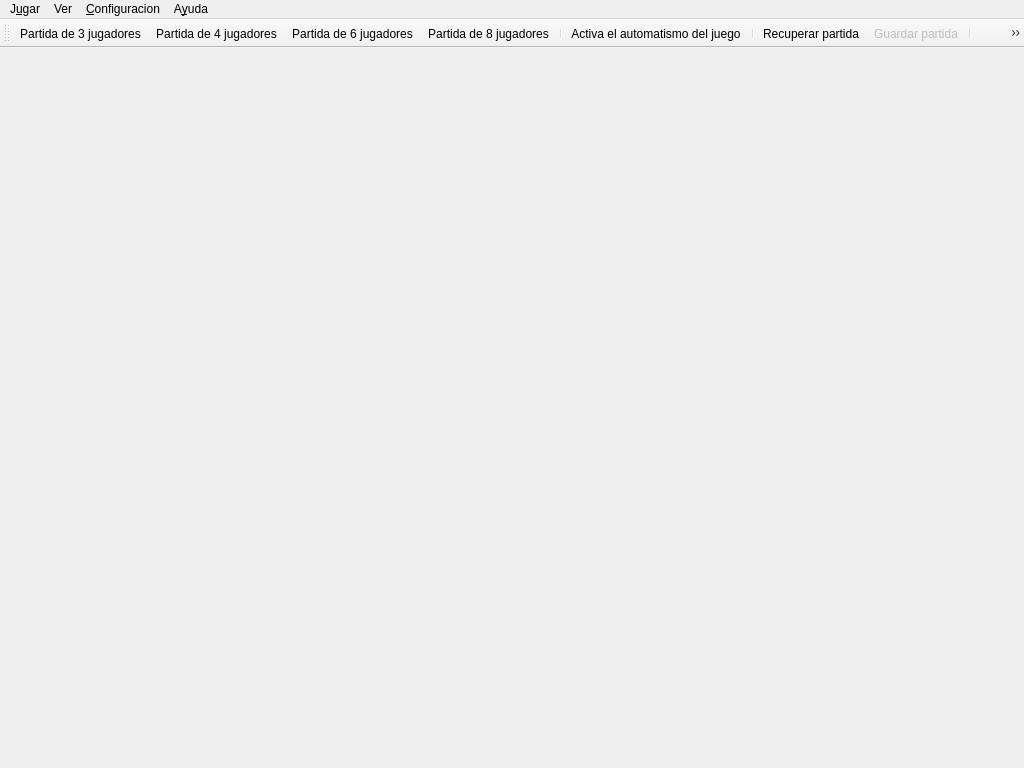
<?xml version="1.0" encoding="UTF-8"?>
<ui version="4.0">
 <author>Mariano Muñoz</author>
 <class>frmMain</class>
 <widget class="QMainWindow" name="frmMain">
  <property name="windowModality">
   <enum>Qt::ApplicationModal</enum>
  </property>
  <property name="geometry">
   <rect>
    <x>0</x>
    <y>0</y>
    <width>1024</width>
    <height>768</height>
   </rect>
  </property>
  <property name="cursor">
   <cursorShape>PointingHandCursor</cursorShape>
  </property>
  <property name="windowIcon">
   <iconset resource="../images/glparchis.qrc">
    <normaloff>:/glparchis/ficharoja.png</normaloff>:/glparchis/ficharoja.png</iconset>
  </property>
  <property name="toolButtonStyle">
   <enum>Qt::ToolButtonIconOnly</enum>
  </property>
  <widget class="QWidget" name="wdg">
   <layout class="QHBoxLayout" name="horizontalLayout">
    <item>
     <layout class="QVBoxLayout" name="layout"/>
    </item>
   </layout>
  </widget>
  <widget class="QMenuBar" name="menuBar">
   <property name="geometry">
    <rect>
     <x>0</x>
     <y>0</y>
     <width>1024</width>
     <height>30</height>
    </rect>
   </property>
   <widget class="QMenu" name="menuAyuda">
    <property name="title">
     <string>A&amp;yuda</string>
    </property>
    <addaction name="actionHelp"/>
    <addaction name="separator"/>
    <addaction name="actionMundialStatistics"/>
    <addaction name="separator"/>
    <addaction name="actionUpdates"/>
    <addaction name="separator"/>
    <addaction name="actionReportBug"/>
    <addaction name="separator"/>
    <addaction name="actionAcercaDe"/>
   </widget>
   <widget class="QMenu" name="menuJugar">
    <property name="title">
     <string>J&amp;ugar</string>
    </property>
    <addaction name="actionPartidaNueva4"/>
    <addaction name="actionPartidaNueva6"/>
    <addaction name="actionPartidaNueva8"/>
    <addaction name="separator"/>
    <addaction name="actionAutomatism"/>
    <addaction name="separator"/>
    <addaction name="actionRecuperarPartida"/>
    <addaction name="actionGuardarPartida"/>
    <addaction name="separator"/>
    <addaction name="actionSalir"/>
   </widget>
   <widget class="QMenu" name="menuConfiguraci_n">
    <property name="title">
     <string>&amp;Configuracion</string>
    </property>
    <addaction name="actionSound"/>
    <addaction name="separator"/>
    <addaction name="separator"/>
    <addaction name="actionSettings"/>
   </widget>
   <widget class="QMenu" name="menuVer">
    <property name="title">
     <string>Ver</string>
    </property>
    <addaction name="actionAcercarTablero"/>
    <addaction name="actionAlejarTablero"/>
    <addaction name="separator"/>
    <addaction name="actionLeftPanel"/>
    <addaction name="separator"/>
    <addaction name="actionFullScreen"/>
   </widget>
   <addaction name="menuJugar"/>
   <addaction name="menuVer"/>
   <addaction name="menuConfiguraci_n"/>
   <addaction name="menuAyuda"/>
  </widget>
  <widget class="QToolBar" name="toolBar">
   <property name="windowTitle">
    <string>toolBar</string>
   </property>
   <property name="iconSize">
    <size>
     <width>24</width>
     <height>24</height>
    </size>
   </property>
   <property name="toolButtonStyle">
    <enum>Qt::ToolButtonIconOnly</enum>
   </property>
   <attribute name="toolBarArea">
    <enum>TopToolBarArea</enum>
   </attribute>
   <attribute name="toolBarBreak">
    <bool>false</bool>
   </attribute>
   <addaction name="actionPartidaNueva3"/>
   <addaction name="actionPartidaNueva4"/>
   <addaction name="actionPartidaNueva6"/>
   <addaction name="actionPartidaNueva8"/>
   <addaction name="separator"/>
   <addaction name="actionAutomatism"/>
   <addaction name="separator"/>
   <addaction name="actionRecuperarPartida"/>
   <addaction name="actionGuardarPartida"/>
   <addaction name="separator"/>
   <addaction name="actionSound"/>
   <addaction name="actionAcercarTablero"/>
   <addaction name="actionAlejarTablero"/>
   <addaction name="actionLeftPanel"/>
   <addaction name="actionFullScreen"/>
   <addaction name="separator"/>
   <addaction name="actionSettings"/>
   <addaction name="separator"/>
   <addaction name="actionMundialStatistics"/>
   <addaction name="actionAcercaDe"/>
   <addaction name="separator"/>
   <addaction name="actionSalir"/>
  </widget>
  <action name="actionSalir">
   <property name="icon">
    <iconset resource="../images/glparchis.qrc">
     <normaloff>:/glparchis/exit.png</normaloff>:/glparchis/exit.png</iconset>
   </property>
   <property name="text">
    <string>S&amp;alir</string>
   </property>
   <property name="shortcut">
    <string>Esc</string>
   </property>
  </action>
  <action name="actionAcercaDe">
   <property name="icon">
    <iconset resource="../images/glparchis.qrc">
     <normaloff>:/glparchis/ficharoja.png</normaloff>:/glparchis/ficharoja.png</iconset>
   </property>
   <property name="text">
    <string>Acerca &amp;de</string>
   </property>
  </action>
  <action name="actionRecuperarPartida">
   <property name="icon">
    <iconset resource="../images/glparchis.qrc">
     <normaloff>:/glparchis/open.png</normaloff>:/glparchis/open.png</iconset>
   </property>
   <property name="text">
    <string>&amp;Recuperar partida</string>
   </property>
  </action>
  <action name="actionGuardarPartida">
   <property name="enabled">
    <bool>false</bool>
   </property>
   <property name="icon">
    <iconset resource="../images/glparchis.qrc">
     <normaloff>:/glparchis/save.png</normaloff>:/glparchis/save.png</iconset>
   </property>
   <property name="text">
    <string>&amp;Guardar partida</string>
   </property>
  </action>
  <action name="actionPartidaNueva4">
   <property name="icon">
    <iconset resource="../images/glparchis.qrc">
     <normaloff>:/glparchis/game4.png</normaloff>:/glparchis/game4.png</iconset>
   </property>
   <property name="text">
    <string>Partida de &amp;4 jugadores</string>
   </property>
   <property name="toolTip">
    <string>Partida de 4 jugadores</string>
   </property>
   <property name="shortcut">
    <string>Ctrl+4</string>
   </property>
  </action>
  <action name="actionSettings">
   <property name="icon">
    <iconset resource="../images/glparchis.qrc">
     <normaloff>:/glparchis/configure.png</normaloff>:/glparchis/configure.png</iconset>
   </property>
   <property name="text">
    <string>&amp;Preferencias</string>
   </property>
  </action>
  <action name="actionHelp">
   <property name="icon">
    <iconset resource="../images/glparchis.qrc">
     <normaloff>:/glparchis/help.png</normaloff>:/glparchis/help.png</iconset>
   </property>
   <property name="text">
    <string>&amp;Ayuda del juego</string>
   </property>
   <property name="toolTip">
    <string>Muestra la ayuda del juego</string>
   </property>
   <property name="shortcut">
    <string>F1</string>
   </property>
  </action>
  <action name="actionUpdates">
   <property name="icon">
    <iconset resource="../images/glparchis.qrc">
     <normaloff>:/glparchis/update.png</normaloff>:/glparchis/update.png</iconset>
   </property>
   <property name="text">
    <string>&amp;Buscar actualizaciones</string>
   </property>
   <property name="toolTip">
    <string>Busca actualizaciones en Internet</string>
   </property>
  </action>
  <action name="actionSound">
   <property name="icon">
    <iconset resource="../images/glparchis.qrc">
     <normaloff>:/glparchis/sound.png</normaloff>:/glparchis/sound.png</iconset>
   </property>
   <property name="text">
    <string>&amp;Sonido encendido</string>
   </property>
   <property name="toolTip">
    <string>Enciende o apaga el sonido</string>
   </property>
   <property name="shortcut">
    <string>F5</string>
   </property>
  </action>
  <action name="actionPartidaNueva6">
   <property name="icon">
    <iconset resource="../images/glparchis.qrc">
     <normaloff>:/glparchis/game6.png</normaloff>:/glparchis/game6.png</iconset>
   </property>
   <property name="text">
    <string>Partida de &amp;6 jugadores</string>
   </property>
   <property name="toolTip">
    <string>Partida de 6 jugadores</string>
   </property>
   <property name="shortcut">
    <string>Ctrl+6</string>
   </property>
  </action>
  <action name="actionPartidaNueva8">
   <property name="icon">
    <iconset resource="../images/glparchis.qrc">
     <normaloff>:/glparchis/game8.png</normaloff>:/glparchis/game8.png</iconset>
   </property>
   <property name="text">
    <string>Partida de &amp;8 jugadores</string>
   </property>
   <property name="toolTip">
    <string>Partida de 8 jugadores</string>
   </property>
   <property name="shortcut">
    <string>Ctrl+8</string>
   </property>
  </action>
  <action name="actionFullScreen">
   <property name="checkable">
    <bool>true</bool>
   </property>
   <property name="icon">
    <iconset resource="../images/glparchis.qrc">
     <normaloff>:/glparchis/fullscreen.png</normaloff>:/glparchis/fullscreen.png</iconset>
   </property>
   <property name="text">
    <string>&amp;Cambiar al modo de pantalla completa</string>
   </property>
   <property name="toolTip">
    <string>Cambiar al modo de pantalla completa</string>
   </property>
   <property name="shortcut">
    <string>F11</string>
   </property>
  </action>
  <action name="actionMundialStatistics">
   <property name="icon">
    <iconset resource="../images/glparchis.qrc">
     <normaloff>:/glparchis/statistics.png</normaloff>:/glparchis/statistics.png</iconset>
   </property>
   <property name="text">
    <string>&amp;Estadisticas mundiales</string>
   </property>
   <property name="toolTip">
    <string>Estadisticas mundiales</string>
   </property>
  </action>
  <action name="actionAcercarTablero">
   <property name="enabled">
    <bool>false</bool>
   </property>
   <property name="icon">
    <iconset resource="../images/glparchis.qrc">
     <normaloff>:/glparchis/zoom-in.png</normaloff>:/glparchis/zoom-in.png</iconset>
   </property>
   <property name="text">
    <string>&amp;Acercar tablero</string>
   </property>
   <property name="toolTip">
    <string>Acercar tablero</string>
   </property>
   <property name="shortcut">
    <string>+</string>
   </property>
  </action>
  <action name="actionAlejarTablero">
   <property name="enabled">
    <bool>false</bool>
   </property>
   <property name="icon">
    <iconset resource="../images/glparchis.qrc">
     <normaloff>:/glparchis/zoom-out.png</normaloff>:/glparchis/zoom-out.png</iconset>
   </property>
   <property name="text">
    <string>A&amp;lejar tablero</string>
   </property>
   <property name="toolTip">
    <string>Alejar tablero</string>
   </property>
   <property name="shortcut">
    <string>-</string>
   </property>
  </action>
  <action name="actionPartidaNueva3">
   <property name="icon">
    <iconset resource="../images/glparchis.qrc">
     <normaloff>:/glparchis/game3.png</normaloff>:/glparchis/game3.png</iconset>
   </property>
   <property name="text">
    <string>Partida de &amp;3 jugadores</string>
   </property>
   <property name="toolTip">
    <string>Partida de 3 jugadores</string>
   </property>
   <property name="shortcut">
    <string>Ctrl+4</string>
   </property>
  </action>
  <action name="actionReportBug">
   <property name="icon">
    <iconset resource="../images/glparchis.qrc">
     <normaloff>:/glparchis/reportbug.svg</normaloff>:/glparchis/reportbug.svg</iconset>
   </property>
   <property name="text">
    <string>&amp;Report a bug</string>
   </property>
   <property name="toolTip">
    <string>Report a bug</string>
   </property>
  </action>
  <action name="actionAutomatism">
   <property name="checkable">
    <bool>true</bool>
   </property>
   <property name="icon">
    <iconset resource="../images/glparchis.qrc">
     <normaloff>:/glparchis/play.png</normaloff>:/glparchis/play.png</iconset>
   </property>
   <property name="text">
    <string>Activa &amp;el automatismo del juego</string>
   </property>
   <property name="toolTip">
    <string>Activa &amp;el automatismo del dado y cuando sólo puede haber un movimiento de ficha</string>
   </property>
  </action>
  <action name="actionLeftPanel">
   <property name="checkable">
    <bool>true</bool>
   </property>
   <property name="icon">
    <iconset resource="../images/glparchis.qrc">
     <normaloff>:/glparchis/panel.png</normaloff>:/glparchis/panel.png</iconset>
   </property>
   <property name="text">
    <string>&amp;Oculta el panel izquierdo</string>
   </property>
   <property name="toolTip">
    <string>Oculta el panel izquierdo</string>
   </property>
   <property name="shortcut">
    <string>F10</string>
   </property>
  </action>
 </widget>
 <resources>
  <include location="../images/glparchis.qrc"/>
 </resources>
 <connections/>
</ui>
